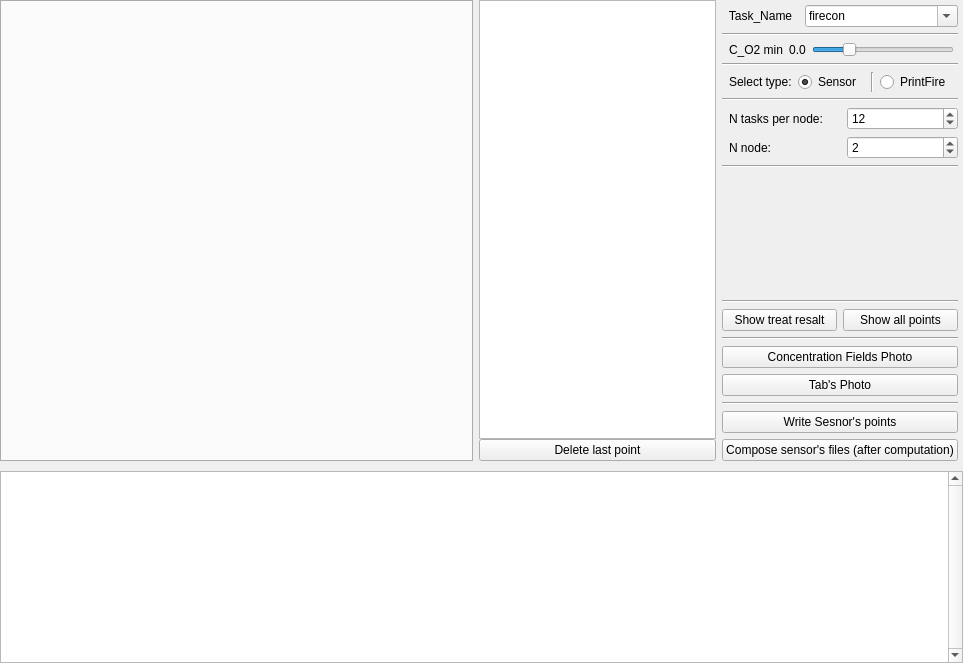
<?xml version="1.0" encoding="UTF-8"?>
<ui version="4.0">
 <class>MainWindow</class>
 <widget class="QMainWindow" name="MainWindow">
  <property name="geometry">
   <rect>
    <x>0</x>
    <y>0</y>
    <width>963</width>
    <height>663</height>
   </rect>
  </property>
  <property name="windowTitle">
   <string>MainWindow</string>
  </property>
  <property name="toolTip">
   <string notr="true"/>
  </property>
  <widget class="QWidget" name="centralwidget">
   <layout class="QGridLayout" name="gridLayout">
    <property name="leftMargin">
     <number>0</number>
    </property>
    <property name="topMargin">
     <number>0</number>
    </property>
    <property name="rightMargin">
     <number>0</number>
    </property>
    <property name="bottomMargin">
     <number>0</number>
    </property>
    <property name="spacing">
     <number>10</number>
    </property>
    <item row="0" column="0">
     <layout class="QVBoxLayout" name="verticalLayout_5" stretch="3,0">
      <item>
       <layout class="QHBoxLayout" name="horizontalLayout" stretch="2,1,0">
        <property name="spacing">
         <number>6</number>
        </property>
        <property name="sizeConstraint">
         <enum>QLayout::SetDefaultConstraint</enum>
        </property>
        <item>
         <layout class="QVBoxLayout" name="verticalLayout_4">
          <property name="spacing">
           <number>0</number>
          </property>
          <property name="sizeConstraint">
           <enum>QLayout::SetDefaultConstraint</enum>
          </property>
          <item>
           <widget class="QTabWidget" name="tabWidget">
            <property name="enabled">
             <bool>true</bool>
            </property>
            <property name="sizePolicy">
             <sizepolicy hsizetype="Preferred" vsizetype="Preferred">
              <horstretch>0</horstretch>
              <verstretch>0</verstretch>
             </sizepolicy>
            </property>
            <property name="sizeIncrement">
             <size>
              <width>0</width>
              <height>0</height>
             </size>
            </property>
            <property name="autoFillBackground">
             <bool>true</bool>
            </property>
            <property name="tabPosition">
             <enum>QTabWidget::South</enum>
            </property>
            <property name="currentIndex">
             <number>-1</number>
            </property>
            <property name="elideMode">
             <enum>Qt::ElideMiddle</enum>
            </property>
            <property name="tabBarAutoHide">
             <bool>false</bool>
            </property>
           </widget>
          </item>
         </layout>
        </item>
        <item>
         <layout class="QVBoxLayout" name="verticalLayout_3">
          <property name="spacing">
           <number>0</number>
          </property>
          <item>
           <widget class="QTableWidget" name="table">
            <property name="midLineWidth">
             <number>1</number>
            </property>
            <property name="verticalScrollBarPolicy">
             <enum>Qt::ScrollBarAlwaysOff</enum>
            </property>
            <property name="sizeAdjustPolicy">
             <enum>QAbstractScrollArea::AdjustToContents</enum>
            </property>
            <property name="rowCount">
             <number>0</number>
            </property>
            <attribute name="horizontalHeaderDefaultSectionSize">
             <number>64</number>
            </attribute>
            <attribute name="horizontalHeaderMinimumSectionSize">
             <number>10</number>
            </attribute>
            <attribute name="horizontalHeaderShowSortIndicator" stdset="0">
             <bool>false</bool>
            </attribute>
            <attribute name="horizontalHeaderStretchLastSection">
             <bool>true</bool>
            </attribute>
            <attribute name="verticalHeaderDefaultSectionSize">
             <number>15</number>
            </attribute>
           </widget>
          </item>
          <item>
           <layout class="QHBoxLayout" name="horizontalLayout_3">
            <item>
             <widget class="QPushButton" name="deleteButton">
              <property name="text">
               <string>Delete last point</string>
              </property>
             </widget>
            </item>
           </layout>
          </item>
         </layout>
        </item>
        <item>
         <layout class="QVBoxLayout" name="verticalLayout_6" stretch="2,1,0,0,0,0,0,0,0,7,0,0,0,0,0,0,2,0">
          <property name="spacing">
           <number>6</number>
          </property>
          <property name="leftMargin">
           <number>0</number>
          </property>
          <property name="topMargin">
           <number>5</number>
          </property>
          <property name="rightMargin">
           <number>5</number>
          </property>
          <item>
           <layout class="QHBoxLayout" name="horizontalLayout_2" stretch="1,2">
            <item>
             <widget class="QLabel" name="label">
              <property name="text">
               <string>Task_Name</string>
              </property>
              <property name="alignment">
               <set>Qt::AlignCenter</set>
              </property>
             </widget>
            </item>
            <item>
             <widget class="QComboBox" name="comboBox">
              <property name="layoutDirection">
               <enum>Qt::LeftToRight</enum>
              </property>
              <property name="editable">
               <bool>true</bool>
              </property>
              <property name="currentText">
               <string>firecon</string>
              </property>
              <property name="currentIndex">
               <number>0</number>
              </property>
              <item>
               <property name="text">
                <string>firecon</string>
               </property>
              </item>
              <item>
               <property name="text">
                <string>00001</string>
               </property>
              </item>
             </widget>
            </item>
           </layout>
          </item>
          <item>
           <widget class="Line" name="line_2">
            <property name="orientation">
             <enum>Qt::Horizontal</enum>
            </property>
           </widget>
          </item>
          <item>
           <layout class="QHBoxLayout" name="horizontalLayout_6">
            <property name="spacing">
             <number>6</number>
            </property>
            <property name="leftMargin">
             <number>7</number>
            </property>
            <property name="rightMargin">
             <number>4</number>
            </property>
            <item>
             <widget class="QLabel" name="label_3">
              <property name="text">
               <string>C_O2 min</string>
              </property>
              <property name="alignment">
               <set>Qt::AlignCenter</set>
              </property>
             </widget>
            </item>
            <item>
             <widget class="QLabel" name="label_O2">
              <property name="text">
               <string>0.0</string>
              </property>
              <property name="alignment">
               <set>Qt::AlignCenter</set>
              </property>
             </widget>
            </item>
            <item>
             <widget class="QSlider" name="horizontalSlider">
              <property name="sizeIncrement">
               <size>
                <width>0</width>
                <height>0</height>
               </size>
              </property>
              <property name="cursor">
               <cursorShape>ArrowCursor</cursorShape>
              </property>
              <property name="mouseTracking">
               <bool>false</bool>
              </property>
              <property name="autoFillBackground">
               <bool>false</bool>
              </property>
              <property name="minimum">
               <number>0</number>
              </property>
              <property name="maximum">
               <number>210</number>
              </property>
              <property name="pageStep">
               <number>1</number>
              </property>
              <property name="value">
               <number>50</number>
              </property>
              <property name="tracking">
               <bool>false</bool>
              </property>
              <property name="orientation">
               <enum>Qt::Horizontal</enum>
              </property>
              <property name="tickPosition">
               <enum>QSlider::NoTicks</enum>
              </property>
              <property name="tickInterval">
               <number>5</number>
              </property>
             </widget>
            </item>
           </layout>
          </item>
          <item>
           <widget class="Line" name="line_5">
            <property name="orientation">
             <enum>Qt::Horizontal</enum>
            </property>
           </widget>
          </item>
          <item>
           <layout class="QHBoxLayout" name="horizontalLayout_5" stretch="0,2,0,2">
            <property name="leftMargin">
             <number>7</number>
            </property>
            <property name="rightMargin">
             <number>7</number>
            </property>
            <property name="bottomMargin">
             <number>0</number>
            </property>
            <item>
             <widget class="QLabel" name="label_2">
              <property name="text">
               <string>Select type:</string>
              </property>
             </widget>
            </item>
            <item>
             <widget class="QRadioButton" name="radioButton_2">
              <property name="acceptDrops">
               <bool>false</bool>
              </property>
              <property name="text">
               <string>Sensor</string>
              </property>
              <property name="checked">
               <bool>true</bool>
              </property>
             </widget>
            </item>
            <item>
             <widget class="Line" name="line_7">
              <property name="orientation">
               <enum>Qt::Vertical</enum>
              </property>
             </widget>
            </item>
            <item>
             <widget class="QRadioButton" name="radioButton">
              <property name="text">
               <string>PrintFire</string>
              </property>
             </widget>
            </item>
           </layout>
          </item>
          <item>
           <widget class="Line" name="line_3">
            <property name="orientation">
             <enum>Qt::Horizontal</enum>
            </property>
           </widget>
          </item>
          <item>
           <layout class="QHBoxLayout" name="horizontalLayout_7">
            <property name="leftMargin">
             <number>7</number>
            </property>
            <item>
             <widget class="QLabel" name="label_4">
              <property name="text">
               <string>N tasks per node:</string>
              </property>
             </widget>
            </item>
            <item>
             <widget class="QSpinBox" name="spinBoxNt">
              <property name="value">
               <number>12</number>
              </property>
             </widget>
            </item>
           </layout>
          </item>
          <item>
           <layout class="QHBoxLayout" name="horizontalLayout_8">
            <property name="leftMargin">
             <number>7</number>
            </property>
            <item>
             <widget class="QLabel" name="label_5">
              <property name="text">
               <string>N node:</string>
              </property>
             </widget>
            </item>
            <item>
             <widget class="QSpinBox" name="spinBoxNn">
              <property name="value">
               <number>2</number>
              </property>
             </widget>
            </item>
           </layout>
          </item>
          <item>
           <widget class="Line" name="line_8">
            <property name="orientation">
             <enum>Qt::Horizontal</enum>
            </property>
           </widget>
          </item>
          <item>
           <spacer name="verticalSpacer">
            <property name="orientation">
             <enum>Qt::Vertical</enum>
            </property>
            <property name="sizeHint" stdset="0">
             <size>
              <width>20</width>
              <height>40</height>
             </size>
            </property>
           </spacer>
          </item>
          <item>
           <widget class="Line" name="line_4">
            <property name="orientation">
             <enum>Qt::Horizontal</enum>
            </property>
           </widget>
          </item>
          <item>
           <layout class="QHBoxLayout" name="horizontalLayout_4">
            <item>
             <widget class="QPushButton" name="writeCPButton">
              <property name="text">
               <string>Show treat resalt</string>
              </property>
             </widget>
            </item>
            <item>
             <widget class="QPushButton" name="writeAllCPButton">
              <property name="text">
               <string>Show all points</string>
              </property>
             </widget>
            </item>
           </layout>
          </item>
          <item>
           <widget class="Line" name="line">
            <property name="orientation">
             <enum>Qt::Horizontal</enum>
            </property>
           </widget>
          </item>
          <item>
           <widget class="QPushButton" name="PrnScrButtonSostav">
            <property name="text">
             <string>Concentration Fields Photo</string>
            </property>
           </widget>
          </item>
          <item>
           <widget class="QPushButton" name="PrnScrButton">
            <property name="text">
             <string>Tab's Photo</string>
            </property>
           </widget>
          </item>
          <item>
           <widget class="Line" name="line_6">
            <property name="orientation">
             <enum>Qt::Horizontal</enum>
            </property>
           </widget>
          </item>
          <item>
           <widget class="QPushButton" name="writeButton">
            <property name="text">
             <string>Write Sesnor's points</string>
            </property>
           </widget>
          </item>
          <item>
           <widget class="QPushButton" name="openDirButton">
            <property name="text">
             <string>Compose sensor's files (after computation)</string>
            </property>
           </widget>
          </item>
         </layout>
        </item>
       </layout>
      </item>
      <item>
       <widget class="QTextBrowser" name="textBrowser">
        <property name="frameShape">
         <enum>QFrame::StyledPanel</enum>
        </property>
        <property name="verticalScrollBarPolicy">
         <enum>Qt::ScrollBarAlwaysOn</enum>
        </property>
       </widget>
      </item>
     </layout>
    </item>
   </layout>
  </widget>
  <widget class="QMenuBar" name="menubar">
   <property name="geometry">
    <rect>
     <x>0</x>
     <y>0</y>
     <width>963</width>
     <height>21</height>
    </rect>
   </property>
  </widget>
 </widget>
 <resources/>
 <connections/>
</ui>
